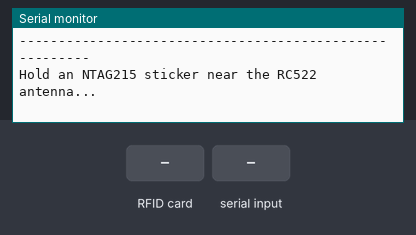
A sketch run on a simulated ESP32. Shown: the last lines printed to the serial monitor. Inputs (shaded band) come from the test bench.

Above: at 2.3 s.
2.4 s: RFID card E1 10 3E 00 held to the reader
At 3.4 s:
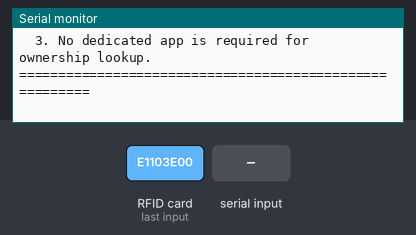
3.9 s: "https://www.\n" received over Serial
At 4.9 s:
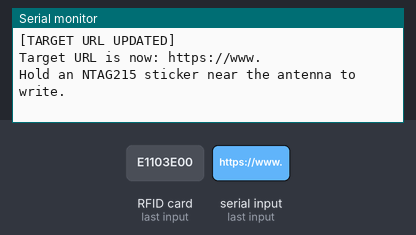
5.4 s: RFID card 5E 7A 19 C4 held to the reader
At 6.6 s:
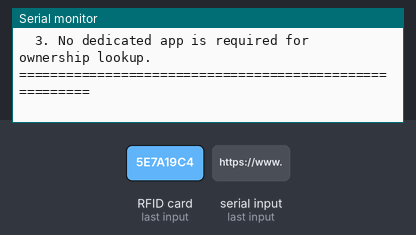
6.9 s: "https://\n" received over Serial
At 7.4 s:
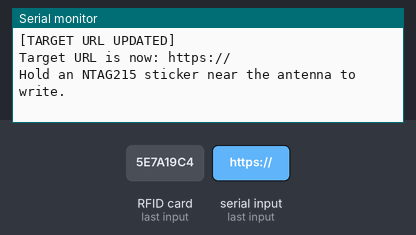
8.4 s: "http://www.\n" received over Serial
At 8.8 s:
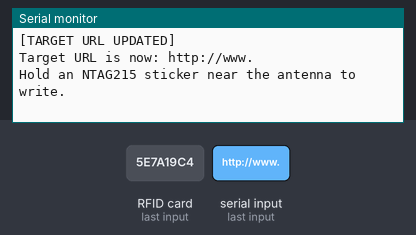
9.9 s: "http://\n" received over Serial
At 10.3 s:
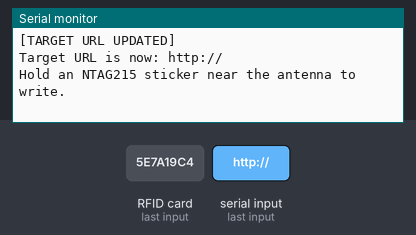

The sketch:

nfc_ndef_flasher.ino
```cpp
/*
  BOAT Project - NTAG215 NFC NDEF URL Flasher Utility

  This utility formats and writes NTAG215 NFC tags/stickers with a standardized
  NFC Forum Type 2 NDEF (NFC Data Exchange Format) URI record.

  WHY NDEF IS ESSENTIAL:
  - Tags written with raw unstructured bytes cannot be recognized natively by mobile operating
    systems (iOS & Android), requiring users to install specialized third-party apps.
  - When formatted as an NDEF URI, any unlocked smartphone (iPhone XS or newer, or any modern
    Android device) will immediately detect the tag on tap and prompt to open the bicycle
    ownership page directly in the default web browser without any app installed.

  Hardware Pinout:
  -------------------------------------------------------------
  RC522 Pin  | ESP32 Pin (Standard)   | ESP32-C3 Pin (Dev Module)
  -------------------------------------------------------------
  VCC        | 3V3 (DO NOT USE 5V!)   | 3V3 (DO NOT USE 5V!)
  RST        | GPIO 22                | GPIO 4
  GND        | GND                    | GND
  MISO       | GPIO 19                | GPIO 5
  MOSI       | GPIO 23                | GPIO 6
  SCK        | GPIO 18                | GPIO 7
  SDA (SS)   | GPIO 5                 | GPIO 10
  -------------------------------------------------------------

  Required Arduino Library:
  - "MFRC522" by GithubCommunity / rokicki (Available in Arduino IDE Library Manager)
*/

#include <SPI.h>
#include <MFRC522.h>

// ================= BOARD SELECTION =================
// Set to 1 if using ESP32-C3 Dev Module, or 0 for Standard ESP32
#define IS_ESP32_C3  1

#if IS_ESP32_C3
  #define SS_PIN    10
  #define RST_PIN   4
  #define SCK_PIN   7
  #define MISO_PIN  5
  #define MOSI_PIN  6
#else
  #define SS_PIN    5
  #define RST_PIN   22
  #define SCK_PIN   18
  #define MISO_PIN  19
  #define MOSI_PIN  23
#endif

// ================= DEFAULT BICYCLE URL =================
// Replace YOUR_BIKE_PUBLIC_ID with your bicycle's unique public ID.
// Modern mobile operating systems require an HTTPS URL for background NFC tap detection.
String targetUrl = "https://boat-eight-lemon.vercel.app/bike/YOUR_BIKE_PUBLIC_ID";

MFRC522 mfrc522(SS_PIN, RST_PIN);

// Prevent re-flashing the same tag repeatedly in a single tap
String lastFlashedUid = "";
unsigned long lastFlashTime = 0;

void printBanner() {
  Serial.println("\n========================================================");
  Serial.println("     BOAT NTAG215 NFC NDEF URI Flasher Utility          ");
  Serial.println("========================================================");
  Serial.println("Current Target URL to flash:");
  Serial.print("  -> ");
  Serial.println(targetUrl);
  Serial.println("--------------------------------------------------------");
  Serial.println("NOTE: You can enter a new URL into the Serial Monitor   ");
  Serial.println("      and press ENTER to update the target URL at runtime.");
  Serial.println("--------------------------------------------------------");
  Serial.println("Hold an NTAG215 sticker near the RC522 antenna...\n");
}

/**
 * Encodes targetUrl into an NFC Forum Type 2 NDEF URI record
 * and writes it to the user memory pages of the NTAG215 tag.
 */
bool flashNdefUrl(String url) {
  // 1. Determine URI Identifier Prefix Code (NFC Forum URI Specification)
  byte prefixCode = 0x00;
  String urlBody = url;

  if (url.startsWith("https://www.")) {
    prefixCode = 0x02; // "https://www."
    urlBody = url.substring(12);
  } else if (url.startsWith("https://")) {
    prefixCode = 0x04; // "https://"
    urlBody = url.substring(8);
  } else if (url.startsWith("http://www.")) {
    prefixCode = 0x01; // "http://www."
    urlBody = url.substring(11);
  } else if (url.startsWith("http://")) {
    prefixCode = 0x03; // "http://"
    urlBody = url.substring(7);
  } else {
    prefixCode = 0x00; // No abbreviation, full URL follows
    urlBody = url;
  }

  int bodyLen = urlBody.length();
  int payloadLen = 1 + bodyLen; // 1 byte prefix code + URL body

  // NDEF Short Record (SR=1):
  // Header: 0xD1 (MB=1, ME=1, CF=0, SR=1, IL=0, TNF=001 NFC Forum Well-Known Type)
  // Type Length: 0x01
  // Payload Length: payloadLen
  // Type: 0x55 ('U' for URI Record)
  // Payload: prefixCode followed by URL characters
  int ndefMsgLen = 1 + 1 + 1 + 1 + payloadLen;

  // Prepare linear buffer with TLV wrapper:
  // TLV Tag: 0x03 (NDEF Message)
  // TLV Length: ndefMsgLen
  // [NDEF Message]
  // Terminator TLV: 0xFE
  byte tlvBuffer[256];
  memset(tlvBuffer, 0, sizeof(tlvBuffer));

  int idx = 0;
  tlvBuffer[idx++] = 0x03;            // TLV Type = NDEF Message
  tlvBuffer[idx++] = (byte)ndefMsgLen;// NDEF Message Length
  tlvBuffer[idx++] = 0xD1;            // NDEF Record Header (MB, ME, SR, TNF=Well-Known)
  tlvBuffer[idx++] = 0x01;            // Type Length = 1 byte
  tlvBuffer[idx++] = (byte)payloadLen;// Payload Length
  tlvBuffer[idx++] = 0x55;            // Type = 'U' (URI)
  tlvBuffer[idx++] = prefixCode;      // Protocol Prefix Code

  for (int i = 0; i < bodyLen; i++) {
    tlvBuffer[idx++] = (byte)urlBody[i];
  }

  tlvBuffer[idx++] = 0xFE;            // Terminator TLV

  // Pad to 4-byte page boundary
  while (idx % 4 != 0) {
    tlvBuffer[idx++] = 0x00;
  }

  int totalBytes = idx;
  int totalPages = totalBytes / 4;

  Serial.println("[NDEF] Preparing NDEF Type 2 format:");
  Serial.printf("  - Prefix code:  0x%02X\n", prefixCode);
  Serial.printf("  - NDEF Payload: %d bytes\n", payloadLen);
  Serial.printf("  - Total TLV:    %d bytes (%d pages)\n", totalBytes, totalPages);

  // 2. Ensure Capability Container (CC) is set at Page 3
  // NTAG215 CC: E1 10 3E 00 (E1=magic, 10=v1.0, 3E=504 bytes user memory, 00=read/write)
  byte ccData[4] = { 0xE1, 0x10, 0x3E, 0x00 };
  MFRC522::StatusCode status = mfrc522.MIFARE_Ultralight_Write(3, ccData, 4);
  if (status != MFRC522::STATUS_OK) {
    Serial.print("[WARN] Capability Container write note: ");
    Serial.println(mfrc522.GetStatusCodeName(status));
  } else {
    Serial.println("[OK] Capability Container verified at Page 3.");
  }

  // 3. Write NDEF pages starting at Page 4
  for (byte p = 0; p < totalPages; p++) {
    byte pageNum = 4 + p;
    byte pageData[4];
    memcpy(pageData, &tlvBuffer[p * 4], 4);

    status = mfrc522.MIFARE_Ultralight_Write(pageNum, pageData, 4);
    if (status != MFRC522::STATUS_OK) {
      Serial.printf("[ERROR] Failed writing Page %d: %s\n", pageNum, mfrc522.GetStatusCodeName(status));
      return false;
    }
  }

  Serial.println("[OK] All NDEF pages written successfully!");

  // 4. Verification read of Page 4
  byte readBuffer[18];
  byte bufferSize = sizeof(readBuffer);
  status = mfrc522.MIFARE_Read(4, readBuffer, &bufferSize);
  if (status == MFRC522::STATUS_OK && readBuffer[0] == 0x03) {
    Serial.println("[VERIFY] Tag read-back confirmed NDEF TLV (0x03) at Page 4.");
    return true;
  } else {
    Serial.println("[WARN] Read-back verification warning, but write command completed.");
    return true;
  }
}

void setup() {
  Serial.begin(115200);
  delay(1000);

#if IS_ESP32_C3
  SPI.begin(SCK_PIN, MISO_PIN, MOSI_PIN, SS_PIN);
#else
  SPI.begin();
#endif

  mfrc522.PCD_Init();
  delay(100);

  printBanner();
}

void loop() {
  // Check for dynamic URL update from Serial Monitor
  if (Serial.available()) {
    String input = Serial.readStringUntil('\n');
    input.trim();
    if (input.length() > 0) {
      targetUrl = input;
      Serial.println("\n[TARGET URL UPDATED]");
      Serial.print("Target URL is now: ");
      Serial.println(targetUrl);
      Serial.println("Hold an NTAG215 sticker near the antenna to write.\n");
    }
  }

  // Detect RFID/NFC tags
  if (!mfrc522.PICC_IsNewCardPresent() || !mfrc522.PICC_ReadCardSerial()) {
    delay(50);
    return;
  }

  // Format Tag UID
  String uidFormatted = "";
  for (byte i = 0; i < mfrc522.uid.size; i++) {
    if (mfrc522.uid.uidByte[i] < 0x10) uidFormatted += "0";
    uidFormatted += String(mfrc522.uid.uidByte[i], HEX);
    if (i < mfrc522.uid.size - 1) uidFormatted += ":";
  }
  uidFormatted.toUpperCase();

  unsigned long now = millis();
  if (uidFormatted == lastFlashedUid && (now - lastFlashTime) < 5000) {
    mfrc522.PICC_HaltA();
    mfrc522.PCD_StopCrypto1();
    return;
  }

  lastFlashedUid = uidFormatted;
  lastFlashTime = now;

  Serial.println("\n>>> NTAG215 TAG DETECTED <<<");
  Serial.print("Tag Identifier: ");
  Serial.println(uidFormatted);
  Serial.print("Writing URL: ");
  Serial.println(targetUrl);

  bool success = flashNdefUrl(targetUrl);

  if (success) {
    Serial.println("\n========================================================");
    Serial.println("  TAG SUCCESSFULLY FLASHED WITH NDEF URI FORMAT!");
    Serial.println("========================================================");
    Serial.printf("  UID:       %s\n", uidFormatted.c_str());
    Serial.printf("  URL:       %s\n", targetUrl.c_str());
    Serial.println("  NDEF Type: NFC Forum Well-Known URI (0x55 / 'U')");
    Serial.println("--------------------------------------------------------");
    Serial.println("  MOBILE TAP VERIFICATION:                              ");
    Serial.println("  1. Hold your unlocked smartphone against this tag.    ");
    Serial.println("  2. The phone will display a notification banner or   ");
    Serial.println("     open the bicycle page directly in the browser.     ");
    Serial.println("  3. No dedicated app is required for ownership lookup. ");
    Serial.println("========================================================\n");
  } else {
    Serial.println("\n[FAILED] Could not write NDEF data to tag. Check positioning.\n");
  }

  mfrc522.PICC_HaltA();
  mfrc522.PCD_StopCrypto1();
  delay(1000);
}
```

Measured:
- after the input at 2.4 s, the serial monitor: prints a new line after 0.07 s (image 1)
- after the input at 3.9 s, the serial monitor: prints a new line at once (image 2)
- after the input at 5.4 s, the serial monitor: prints a new line after 0.06 s (image 3)
- after the input at 6.9 s, the serial monitor: prints a new line at once (image 4)
- after the input at 8.4 s, the serial monitor: prints a new line at once (image 5)
- after the input at 9.9 s, the serial monitor: prints a new line at once (image 6)
